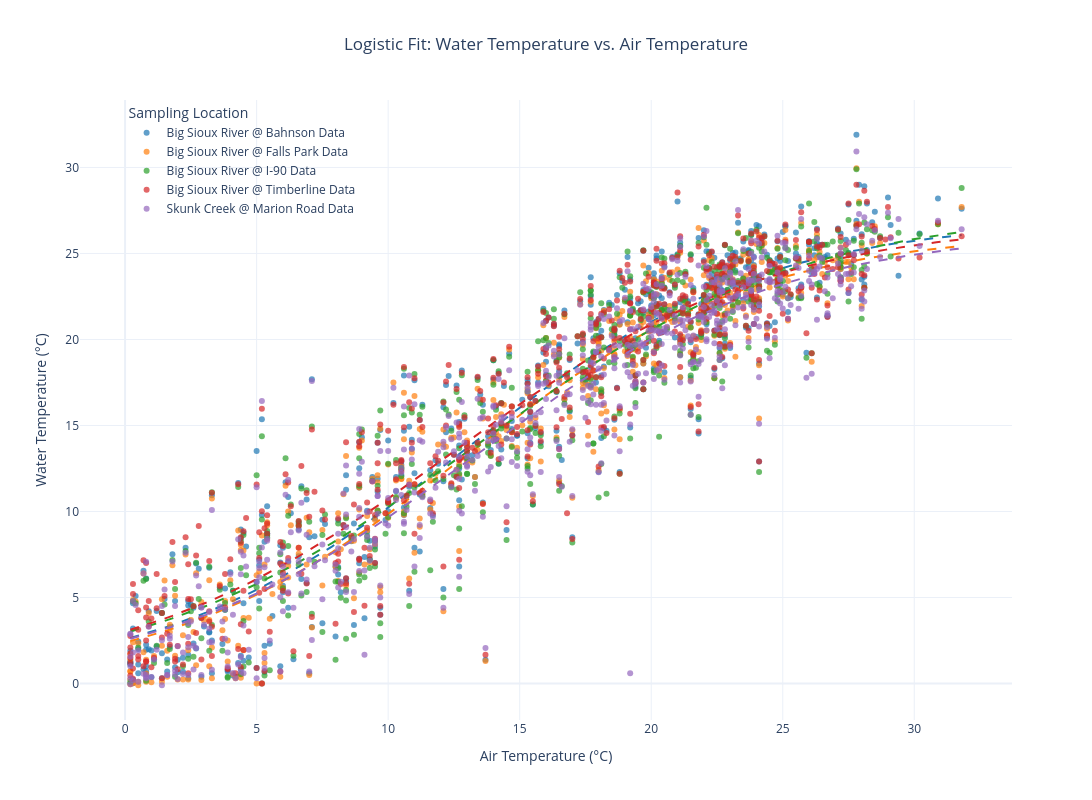

The notebook cell saved with this chart:
### Code cell
import numpy as np
import pandas as pd
import plotly.graph_objects as go
from scipy.optimize import curve_fit
from sklearn.metrics import r2_score
import seaborn as sns

# Logistic function model
def logistic_model(x, L, k, x0):
    return L / (1 + np.exp(-k * (x - x0)))

# Filter data for air temperatures above 0
filtered_df = merged_df.dropna(subset=['Temperature', 'air_temp'])
filtered_df = filtered_df[filtered_df['air_temp'] > 0]

# Get unique locations and color palette
locations = filtered_df['Location'].unique()
palette = sns.color_palette('tab10', len(locations))

# Dictionary to store results
log_results = {}

# Initialize the plotly figure
fig = go.Figure()

# Fit the logistic model to each location
for location, color in zip(locations, palette):
    loc_data = filtered_df[filtered_df['Location'] == location]
    x_data = loc_data['air_temp']
    y_data = loc_data['Temperature']
    
    # Initial guesses for parameters
    p0 = [max(y_data), 1, np.median(x_data)]
    
    try:
        # Fit the logistic model
        popt, _ = curve_fit(logistic_model, x_data, y_data, p0=p0)
        L, k, x0 = popt
        
        # Generate predictions
        x_fit = np.linspace(min(x_data), max(x_data), 100)
        y_fit = logistic_model(x_fit, L, k, x0)
        
        # Calculate R-squared
        y_pred = logistic_model(x_data, *popt)
        r_squared = r2_score(y_data, y_pred)
        
        # Store results in dictionary with equation as a string
        log_results[location] = {
            "L": L,
            "k": k,
            "x0": x0,
            "r_squared": r_squared,
            "equation": f"y = {L:.2f} / (1 + exp(-{k:.2f} * (x - {x0:.2f})))"
        }
        
        # Convert RGB tuple to plotly color string
        plotly_color = f'rgb({color[0]*255:.0f},{color[1]*255:.0f},{color[2]*255:.0f})'
        
        # Add the scatter plot for data points
        fig.add_trace(go.Scatter(
            x=x_data, 
            y=y_data, 
            mode='markers', 
            name=f'{location} Data',
            marker=dict(color=plotly_color, opacity=0.7)
        ))
        
        # Add the logistic model curve to the plot (no legend entry for the line)
        fig.add_trace(go.Scatter(
            x=x_fit, 
            y=y_fit, 
            mode='lines', 
            showlegend=False,  # Disable the legend entry for the logistic fit line
            line=dict(color=plotly_color, dash='dash')
        ))
        
    except RuntimeError:
        print(f"Could not fit logistic model for {location}.")
        
# Adjust layout
fig.update_layout(
    title={
        'text': 'Logistic Fit: Water Temperature vs. Air Temperature',
        'x': 0.5,  # This centers the title
        'xanchor': 'center',  # Ensures the title is anchored at the center
    },
    xaxis_title='Air Temperature (°C)',
    yaxis_title='Water Temperature (°C)',
    legend_title='Sampling Location',
    template='plotly_white',
    hovermode='closest',
    width=1100,  # Increase width of the plot
    height=800,  # Adjust height as needed
    legend=dict(
        x=0.05,  # Position the legend to the right, slightly off the plot
        y=1,  # Align with the top of the plot
        traceorder='normal',
        font=dict(size=12),  # Make legend text smaller
        bgcolor='rgba(255, 255, 255, 0)',  # Transparent background for the legend
        bordercolor='rgba(255, 255, 255, 0)',  # No border
        borderwidth=0
    )
)

# Show the interactive plot
fig.show()
